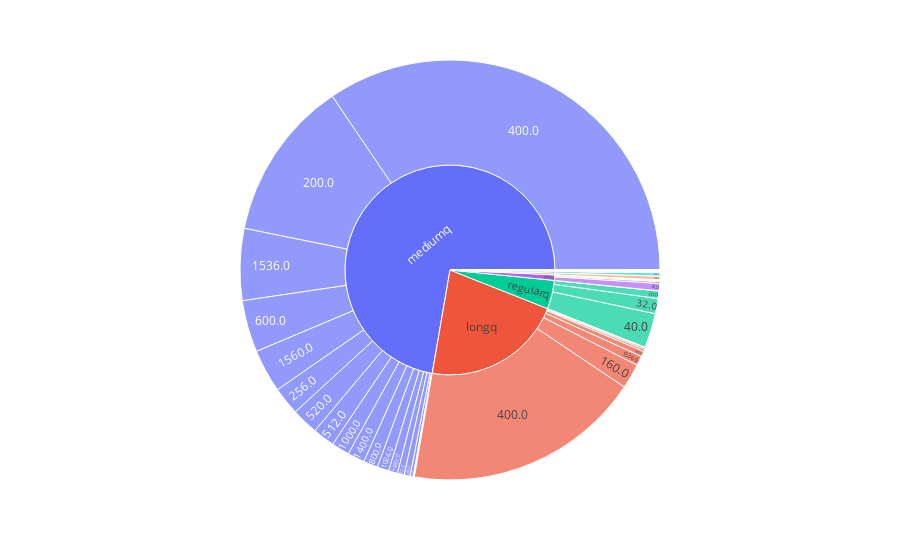

Notebook code for this chart:
### Code cell
fig = px.sunburst(df2, path=['queue', 'Resource_List.ncpus'], values='resources_used.cpupercent',
                   hover_data=['user'])
fig.show()

### Figure 1 — Plotly figure (JSON) as saved in the notebook; plotly's stock layout.template omitted (floating-point values rounded to 4 significant figures)
{"data": [{"branchvalues": "total", "customdata": [["jangam"], ["(?)"], ["locuz"], ["(?)"], ["jangam"], ["shishir.biswas"], ["shishir.biswas"], ["jangam"], ["shishir.biswas"], ["(?)"], ["shishir.biswas"], ["(?)"], ["pawandeep.kaur"], ["suruj.kalita"], ["aman.sharan"], ["(?)"], ["jangam"], ["shishir.biswas"], ["suruj.kalita"], ["shishir.biswas"], ["(?)"], ["jangam"], ["jangam"], ["(?)"], ["jangam"], ["jangam"], ["gopal.mailapalli"], ["jangam"], ["(?)"], ["(?)"], ["kaushal.parikh"], ["akuley_ext"], ["(?)"], ["sagar.choudhary"], ["(?)"], ["(?)"], ["(?)"], ["kaushal.parikh"], ["kaushal.parikh"], ["(?)"], ["kaushal.parikh"], ["(?)"], ["(?)"], ["srikanta"], ["ankit.dhaka"], ["akuley_ext"], ["jagannath.mahapatra"], ["jagannath.mahapatra"], ["(?)"], ["renjith.kumar"], ["(?)"], ["jagannath.mahapatra"], ["suruj.kalita"], ["kaushal.parikh"], ["kaushal.parikh"], ["(?)"], ["(?)"], ["jagannath.mahapatra"], ["suruj.kalita"], ["gopal.mailapalli"], ["sapna.mishra"], ["(?)"], ["kaushal.parikh"], ["suruj.kalita"], ["(?)"], ["amar"], ["jagannath.mahapatra"], ["amitks"], ["suruj.kalita"], ["suruj.kalita"], ["(?)"], ["(?)"], ["suruj.kalita"], ["(?)"], ["(?)"], ["(?)"], ["akuley_ext"], ["locuz"], ["(?)"], ["(?)"], ["(?)"], ["(?)"], ["(?)"]], "domain": {"x": [0, 1], "y": [0, 1]}, "hovertemplate": "labels=%{label}<br>resources_used.cpupercent=%{value}<br>parent=%{parent}<br>id=%{id}<br>user=%{customdata[0]}<extra></extra>", "ids": ["cst/1.0", "debugq/1.0", "iworkq/1.0", "serialq/1.0", "cst/2.0", "rq/2.0", "serialq/2.0", "cst/4.0", "longq/4.0", "mediumq/4.0", "rq/4.0", "serialq/4.0", "serialq/5.0", "mediumq/6.0", "serialq/6.0", "ansysq/8.0", "cst/8.0", "longq/8.0", "mediumq/8.0", "rq/8.0", "serialq/8.0", "cst/9.0", "cst/10.0", "serialq/10.0", "cst/12.0", "cst/16.0", "debugq/16.0", "cst/20.0", "regularq/20.0", "ansysq/32.0", "debugq/32.0", "extq2/32.0", "regularq/32.0", "regularq/36.0", "cst/40.0", "debugq/40.0", "regularq/40.0", "debugq/48.0", "debugq/60.0", "cst/80.0", "debugq/80.0", "longq/80.0", "mediumq/80.0", "longq/120.0", "mediumq/120.0", "extq2/128.0", "longq/128.0", "mediumq/128.0", "longq/160.0", "mediumq/160.0", "mediumq/200.0", "mediumq/256.0", "mediumq/280.0", "longq/320.0", "mediumq/320.0", "longq/400.0", "mediumq/400.0", "mediumq/512.0", "longq/520.0", "mediumq/520.0", "longq/600.0", "mediumq/600.0", "mediumq/640.0", "longq/680.0", "mediumq/800.0", "mediumq/1000.0", "mediumq/1024.0", "rq/1024.0", "mediumq/1400.0", "mediumq/1480.0", "longq/1536.0", "mediumq/1536.0", "mediumq/1560.0", "ansysq", "cst", "debugq", "extq2", "iworkq", "longq", "mediumq", "regularq", "rq", "serialq"], "labels": ["1.0", "1.0", "1.0", "1.0", "2.0", "2.0", "2.0", "4.0", "4.0", "4.0", "4.0", "4.0", "5.0", "6.0", "6.0", "8.0", "8.0", "8.0", "8.0", "8.0", "8.0", "9.0", "10.0", "10.0", "12.0", "16.0", "16.0", "20.0", "20.0", "32.0", "32.0", "32.0", "32.0", "36.0", "40.0", "40.0", "40.0", "48.0", "60.0", "80.0", "80.0", "80.0", "80.0", "120.0", "120.0", "128.0", "128.0", "128.0", "160.0", "160.0", "200.0", "256.0", "280.0", "320.0", "320.0", "400.0", "400.0", "512.0", "520.0", "520.0", "600.0", "600.0", "640.0", "680.0", "800.0", "1000.0", "1024.0", "1024.0", "1400.0", "1480.0", "1536.0", "1536.0", "1560.0", "ansysq", "cst", "debugq", "extq2", "iworkq", "longq", "mediumq", "regularq", "rq", "serialq"], "name": "", "parents": ["cst", "debugq", "iworkq", "serialq", "cst", "rq", "serialq", "cst", "longq", "mediumq", "rq", "serialq", "serialq", "mediumq", "serialq", "ansysq", "cst", "longq", "mediumq", "rq", "serialq", "cst", "cst", "serialq", "cst", "cst", "debugq", "cst", "regularq", "ansysq", "debugq", "extq2", "regularq", "regularq", "cst", "debugq", "regularq", "debugq", "debugq", "cst", "debugq", "longq", "mediumq", "longq", "mediumq", "extq2", "longq", "mediumq", "longq", "mediumq", "mediumq", "mediumq", "mediumq", "longq", "mediumq", "longq", "mediumq", "mediumq", "longq", "mediumq", "longq", "mediumq", "mediumq", "longq", "mediumq", "mediumq", "mediumq", "rq", "mediumq", "mediumq", "longq", "mediumq", "mediumq", "", "", "", "", "", "", "", "", "", ""], "type": "sunburst", "values": [0, 249, 48, 62084, 0, 6025, 6580, 0, 773, 3796, 1601, 16081, 494, 599, 7570, 1786, 0, 803, 7270, 801, 234220, 0, 0, 28343, 0, 0, 549, 0, 243404, 36411, 6320, 3175, 489443, 3569, 228, 27538, 1115074, 100, 4400, 1585, 33, 171568, 219051, 7994, 96197, 115696, 12852, 1393, 804800, 27822, 5176095, 906000, 193577, 64, 53, 7680307, 14460667, 711251, 50153, 862949, 0, 1674612, 50, 67226, 465173, 583594, 377116, 102864, 550205, 290163, 311712, 2317198, 1393745, 38197, 1813, 39189, 118871, 48, 9108252, 30318576, 1851490, 111291, 355372]}], "layout": {"legend": {"tracegroupgap": 0}, "margin": {"t": 60}}}
